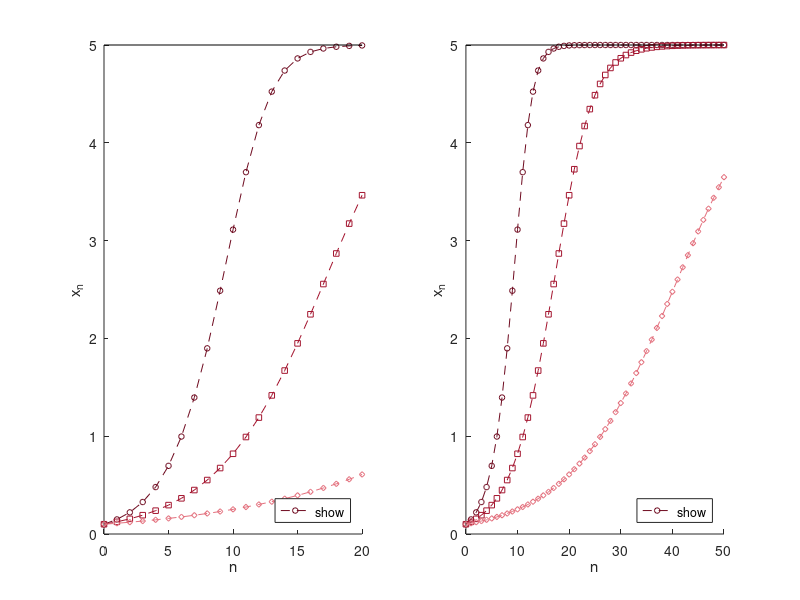

MATLAB code for this plot:
% Fig. 1.20: Simulation of the logistic growth model (book, Section 1.3, Eq. 1.26)
% x_{n+1} = x_n + r (1 - x_n/K) x_n with K = 5, x_0 = 0.1, and three growth rates r; 20 (left) and 50 (right) steps
% (c) 2026 Philipp Kügler · Program for the book "Dynamical Systems in the Life Sciences" · MIT License (see LICENSE)
K = 5; x0 = 0.1;
raten = [0.5 0.25 0.1];
rot = [0.43 0.04 0.12; 0.64 0.08 0.18; 0.89 0.44 0.49]; marker = 'osd';
Ns = [20 50];
for p = 1:2
    N = Ns(p); n = 0:N;
    subplot(1, 2, p); hold on
    for i = 1:3
        r = raten(i);
        x = zeros(1, N + 1);
        x(1) = x0;                       % MATLAB counts from 1: x(1) is x_0
        for k = 1:N
            x(k + 1) = x(k) + r * (1 - x(k) / K) * x(k);
        end
        plot(n, x, ['--' marker(i)], 'Color', rot(i, :), 'MarkerSize', 4, 'DisplayName', sprintf('r = %g', r));
        fprintf('N = %d, r = %g:  x_N = %.4f\n', N, r, x(N + 1));
    end
    plot([0 N], [K K], 'k-', 'HandleVisibility', 'off');
    hold off; xlabel('n'); ylabel('x_n'); legend('show', 'Location', 'southeast');
end
